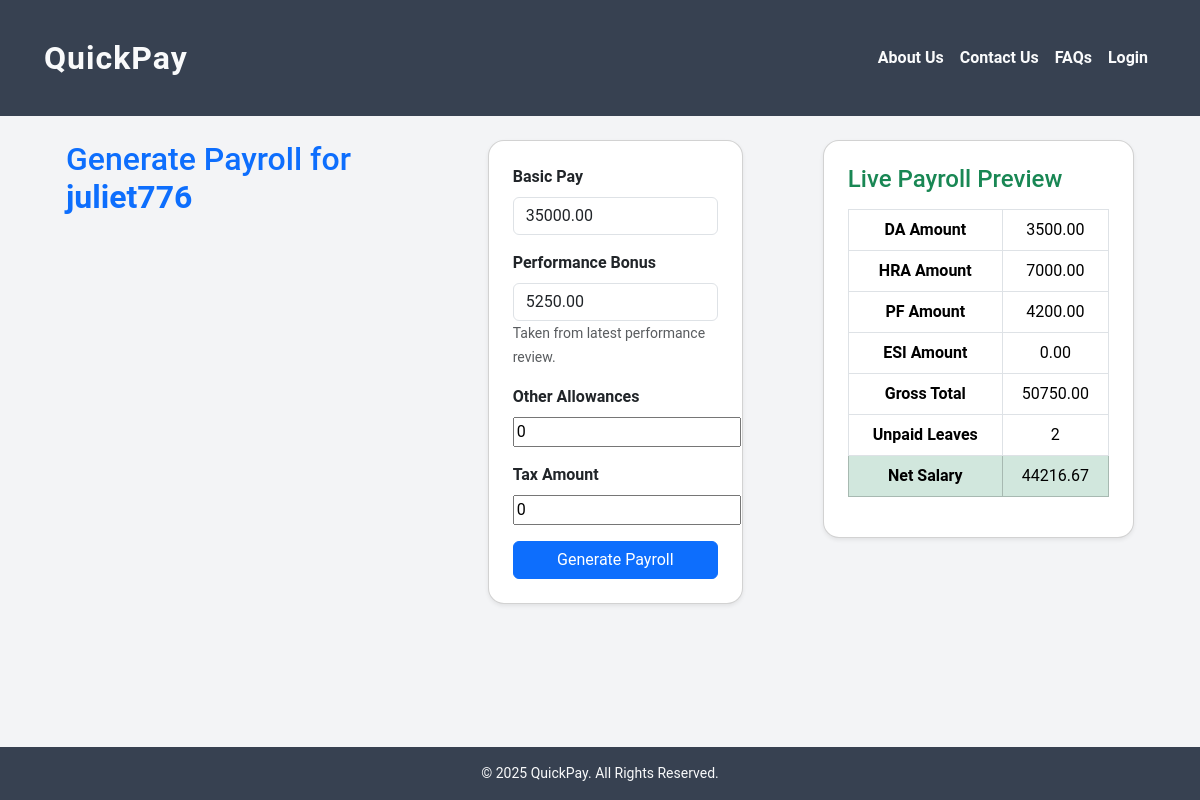
The app's page /run_payroll/1/ with its own data.
### employee/models.py (models this page shows, shortened)
class Employee(models.Model):
    STATUS_CHOICES = [
        ('active', 'Active'),
        ('on_leave', 'On Leave'),
        ('terminated', 'Terminated'),
    ]
    DEPARTMENT_CHOICES = [
        ('hr', 'Human Resources'),
        ('finance', 'Finance'),
        ('it', 'Information Technology'),
        ('marketing', 'Marketing'),
        ('sales', 'Sales'),
        ('operations', 'Operations'),
    ]
    user = models.OneToOneField(
        settings.AUTH_USER_MODEL,
        on_delete=models.CASCADE,
        related_name='employee_profile'
    )
    department = models.CharField(max_length=100, choices=DEPARTMENT_CHOICES, default='it')
    hire_date = models.DateField()
    salary = models.DecimalField(max_digits=10, decimal_places=2)
    status = models.CharField(max_length=20, choices=STATUS_CHOICES, default='active')
    updated_on = models.DateTimeField(auto_now=True)

class PerformanceReview(models.Model):
    RATING_CHOICES = [
        (1, "Poor"),
        (2, "Average"),
        (3, "Good"),
        (4, "Very Good"),
        (5, "Excellent"),
    ]
    employee = models.ForeignKey(Employee, on_delete=models.CASCADE, related_name="performance_reviews")
    reviewed_by = models.ForeignKey(
        settings.AUTH_USER_MODEL,
        on_delete=models.SET_NULL, null=True, blank=True,
        limit_choices_to={'role': 'hr_manager'}
    )
    review_date = models.DateField(auto_now_add=True)
    rating = models.PositiveSmallIntegerField(choices=RATING_CHOICES)
    comments = models.TextField(blank=True)
    increment_percentage = models.DecimalField(max_digits=5, decimal_places=2, default=0.00)
    bonus_amount = models.DecimalField(max_digits=10, decimal_places=2, default=0)
    class Meta:
        db_table = "performance_reviews"
        ordering = ['-review_date']

### user/models.py (models this page shows, shortened)
class User(AbstractUser):
    USER_TYPES = [
        ('admin', 'Admin'),
        ('hr_manager', 'HR Manager'),
        ('payroll_manager', 'Payroll Manager'),
        ('employee', 'Employee'),
    ]
    role = models.CharField(max_length=25, choices=USER_TYPES, default='employee')
    address = models.CharField(max_length=150, null=True, blank=True)
    phone = models.CharField(max_length=10, null=True, blank=True)
    office_mail = models.EmailField(unique=True, null=True, blank=True)

### payroll/views.py (the view)
# urls.py: path('run_payroll/<int:employee_id>/', payroll.views.run_payroll, name='run_payroll'),
def run_payroll(request, employee_id):
    employee = get_object_or_404(Employee, id=employee_id)
    today = date.today()
    common_pay = CommonPay.objects.filter(status='Approved').order_by('-effective_from').first()
    if not common_pay:
        messages.error(request, "No approved Common Pay rules available.")
        return redirect('view_employees')
    unpaid_leaves = LeaveRequest.objects.filter(
        em=employee,
        status='approved',
        type='unpaid',
        start_date__month=today.month,
        start_date__year=today.year
    )
    unpaid_days = sum((leave.end_date - leave.start_date).days + 1 for leave in unpaid_leaves)
    total_days = 30
    per_day_salary = employee.salary / total_days if employee.salary else 0
    latest_review = (
        PerformanceReview.objects.filter(employee=employee)
        .order_by('-review_date')
        .first()
    )
    if latest_review:
        performance_bonus = latest_review.bonus_amount
    else:
        performance_bonus = Decimal(0.0)
    if request.method == 'POST':
        form = PayrollManagerForm(request.POST)
        if form.is_valid():
            basic_pay = employee.salary
            other_allowances = form.cleaned_data.get('other_allowances') or Decimal(0.0)
            tax_amt = form.cleaned_data.get('tax_amt') or Decimal(0.0)
            da_amount = basic_pay * Decimal(common_pay.da / 100)
            hra_amount = basic_pay * Decimal(common_pay.hra / 100)
            gross_total = basic_pay + da_amount + hra_amount + other_allowances + performance_bonus
            gross_record = GrossSalary.objects.create(
                employee=employee,
                basic_pay=basic_pay,
                da_amount=da_amount,
                hra_amount=hra_amount,
                allowances=da_amount + hra_amount + other_allowances + performance_bonus,
                gross_total=gross_total
            )
            pf_amount = basic_pay * Decimal(common_pay.pf / 100)
            esi_amount = gross_total * Decimal(common_pay.esi / 100) if gross_total <= 21000 else Decimal(0.0)
            leave_deduction = unpaid_days * per_day_salary
            td = TotalDeductions.objects.create(
                employee=employee,
                pf=pf_amount,
                esi=esi_amount,
                income_tax=tax_amt or Decimal(0.0),
                gross_salary_amount=gross_total
            )
            if tax_amt > 0:
                TaxDeduction.objects.create(
                    employee=employee,
                    deduction_summary=td,
                    tax_amt=tax_amt,
                    applicable_date=today
                )
            td.total_deduction += leave_deduction
            td.save()
            net_salary = gross_total - td.total_deduction
            payroll_record = Payroll.objects.create(
                employee=employee,
                gross=gross_record,
                deductions=td,
                net_salary=net_salary,
                bonuses=performance_bonus
            )
            Payslip.objects.create(
                employee=employee,
                payroll=payroll_record,
                total_earnings=gross_total,
                total_deductions=td.total_deduction,
                net_pay=net_salary
            )
            create_notification(
                user=employee.user,
                message=f"Your payslip for {today.strftime('%B %Y')} has been processed successfully. "
                        f"Net Pay: ₹{net_salary:.2f}"
            )
            create_notification(
                role='hr_manager',
                message=f"Payslip for employee ID {employee_id} has been generated."
            )
            messages.success(
                request,
                f"Payroll generated for {employee.user.get_username()} | Unpaid leaves: {unpaid_days}"
            )
            return redirect('views_payslips', employee_id=employee.id)
    else:
        form = PayrollManagerForm()
    summary = {
        'unpaid_days': unpaid_days,
        'per_day_salary': per_day_salary,
    }
    return render(request, 'payroll_entry.html', {
        'form': form,
        'employee': employee,
        'common_pay': common_pay,
        'summary': summary,
        'performance_bonus': performance_bonus,
    })

### payroll/forms.py
class PayrollManagerForm(forms.Form):
    other_allowances = forms.DecimalField(
        max_digits=10, decimal_places=2,
        required=False, initial=Decimal(0.0),
        label="Other Allowances"
    )
    tax_amt = forms.DecimalField(
        max_digits=10, decimal_places=2,
        label="Tax Amount",
        initial=Decimal(0.0)
    )

### Templates/payroll_entry.html (shortened to what this page needs)
{% extends 'base.html' %}
{% load static %}
{% block content %}
<div class="container mt-4">
    <h2 class="text-primary mb-4">Generate Payroll for <strong>{{ employee.user.username }}</strong></h2>
    <div class="row">
        <div class="col-md-5">
            <div class="card shadow-sm p-4">
                <form method="POST" id="payroll-form">
                    <div class="mb-3">
                        <label class="form-label fw-bold">Basic Pay</label>
                        <input type="text" class="form-control" value="{{ employee.salary }}" readonly>
                    </div>
                    <div class="mb-3">
                        <label class="form-label fw-bold">Performance Bonus</label>
                        <input type="text" class="form-control" value="{{ performance_bonus }}" readonly>
                        <small class="text-muted">Taken from latest performance review.</small>
                    </div>
                    <div class="mb-3">
                        <label class="form-label fw-bold">Other Allowances</label>
                        {{ form.other_allowances }}
                    </div>
                    <div class="mb-3">
                        <label class="form-label fw-bold">Tax Amount</label>
                        {{ form.tax_amt }}
                    </div>
                    <button type="submit" class="btn btn-primary w-100">
                        Generate Payroll
                    </button>
                </form>
            </div>
        </div>
        <div class="col-md-6 offset-md-1">
            <div class="card shadow-sm p-4">
                <h4 class="text-success mb-3">Live Payroll Preview</h4>
                <table class="table table-bordered text-center">
                    <tr><th>DA Amount</th><td id="da_amount">0.00</td></tr>
                    <tr><th>HRA Amount</th><td id="hra_amount">0.00</td></tr>
                    <tr><th>PF Amount</th><td id="pf_amount">0.00</td></tr>
                    <tr><th>ESI Amount</th><td id="esi_amount">0.00</td></tr>
                    <tr><th>Gross Total</th><td id="gross_total">0.00</td></tr>
                    <tr><th>Unpaid Leaves</th><td>{{ summary.unpaid_days }}</td></tr>
                    <tr class="table-success">
                        <th>Net Salary</th><td id="net_salary">0.00</td>
                    </tr>
                </table>
            </div>
        </div>
    </div>
</div>
{% endblock %}

### static/css/mystyle.css (style rules this page uses)
body { margin: 0; font-family: "Roboto", "Segoe UI", sans-serif; background: #f3f4f6; color: #1f2937; }
.container { display: flex; gap: 2rem; margin: 3rem auto; max-width: 1100px; padding: 0 1rem; }
.card { border-radius: 16px; transition: transform 0.2s ease, box-shadow 0.2s ease; word-wrap: break-word; }
.card { flex: 1; display: flex; flex-direction: column; justify-content: space-between; }

### records on screen
Employee: user.username "juliet776", salary "35000.00"
PerformanceReview: bonus_amount "5250.00"

### other values on screen
{{ summary.unpaid_days }} "2"
